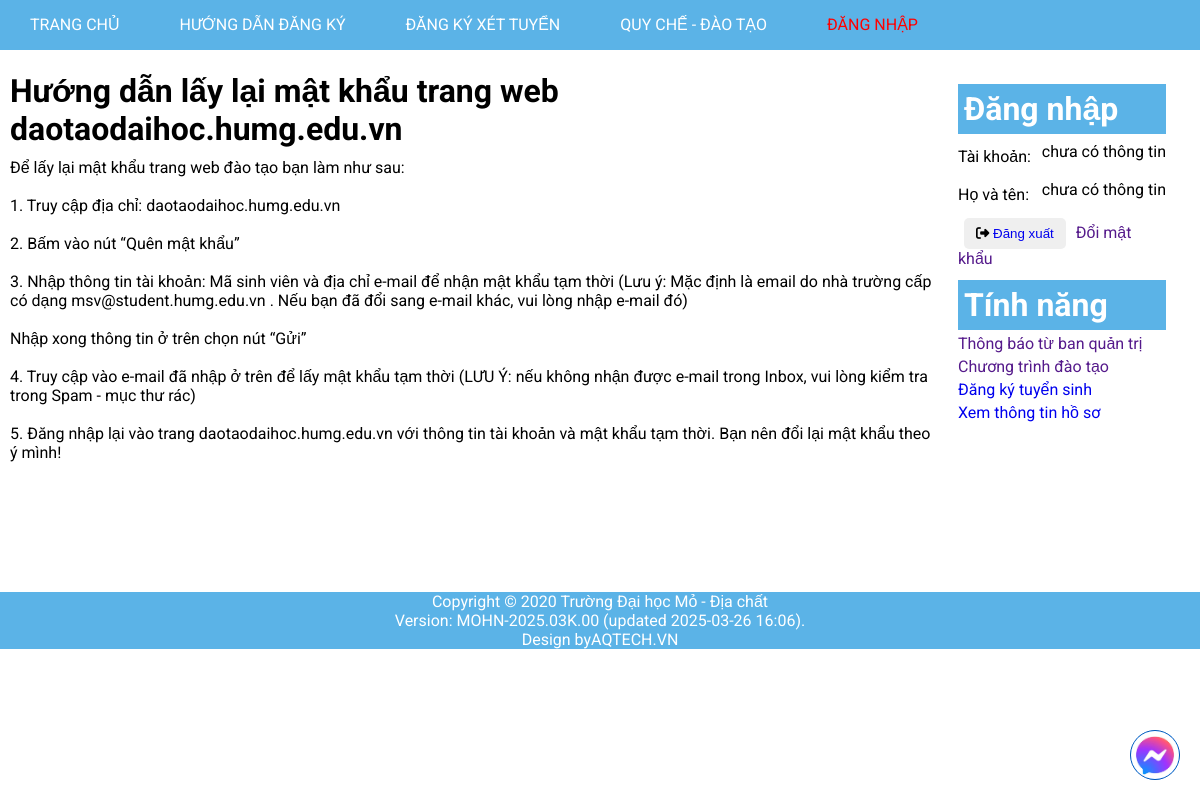
/tintuc.php?id=20, run on the app's committed database.
### tables this page shows
CREATE TABLE `tintuc` (
  `NewsID` int(10) NOT NULL,
  `Tieu_de` char(255) NOT NULL,
  `Noi_dung` text NOT NULL,
  `Date` datetime NOT NULL DEFAULT current_timestamp()
);

### tintuc.php (the view, shortened to what this page needs)
<!DOCTYPE html>
<html lang="en">
<head>
    <link rel="stylesheet" href="https://cdnjs.cloudflare.com/ajax/libs/font-awesome/6.7.2/css/all.min.css"
 />
    <link rel="stylesheet" href="./assets/css/base.css">
    <link rel="stylesheet" href="./assets/css/index.css">
    <link rel="stylesheet" href="./assets/css/id.css">
    <link rel="stylesheet" href="./assets/css/chatbox.css">
</head>
<body>
    <div class="container">
        <?php
        include("layout/navbar.php");
        ?>
        <div class="content">
            <div class="content-l">
                <div class="cont">
                    <?php
                    if (isset($_GET['id']) && !empty($_GET['id'])) {
                        $id = $_GET["id"];
                        $sql = "select * from tintuc where NewsID = $id ";
                        $result = mysqli_query($conn, $sql);
                        if (mysqli_num_rows($result) > 0) {
                            while ($row = mysqli_fetch_assoc($result)) {
                                echo '
                                    <h1>' . $row['Tieu_de'] . '</h1>
                                    <p>' . $row['Noi_dung'] . '</p>
                                ';
                            }
                        }
                    }
                    ?>
                </div>
            </div>
            <div class="content-r">
                <div class="login">
                    <h1 class="title">Đăng nhập</h1>
                    <form action="" method="get">
                        <?php
                        if (isset($_SESSION['loggedin']) && $_SESSION['loggedin'] == true) {
                            echo '<div class="account">
                                        <span> Tài khoản: </span>
                                        <label>' . $_SESSION['UserID'] . '</label>
                                    </div>
                                    <div class="account">
                                        <span>Họ và tên: </span>
                                        <label>' . $_SESSION['Name'] . '</label>
                                    </div>
                                ';
                        } else {
                            echo '<div class="account">
                                        <span> Tài khoản: </span>
                                        <label> chưa có thông tin</label>
                                    </div>
                                    <div class="account">
                                        <span>Họ và tên: </span>
                                        <label> chưa có thông tin</label>
                                    </div>
                            ';
                        }
                        ?>
                        <button class="btn">
                            <i class="fa-solid fa-right-from-bracket"></i>
                            <a href="<?= ROOT_URL ?>auth/logout.php">
                                Đăng xuất
                            </a>
                        </button>
                        <a href="">Đổi mật khẩu</a>
                    </form>
                </div>
                <div class="feature">
                    <h1 class="title">Tính năng</h1>
                    <ul class="tinhnang">
                        <li><a href="">Thông báo từ ban quản trị</a></li>
                        <li><a href="">Chương trình đào tạo</a></li>
                        <li><a href="<?= ROOT_URL ?>DKXT.php">Đăng ký tuyển sinh</a></li>
                        <li><a href="<?= ROOT_URL ?>information.php">Xem thông tin hồ sơ</a></li>
                    </ul>
                </div>
            </div>
        </div>
        <?php include("layout/footer.php"); ?>
</body>
</html>

### assets/css/base.css (style rules this page uses)
:root { --dark-color: #000; --text-color: #333; --white-color: #fff; --prime-color: rgba(51, 161, 225, 0.799); --g-color: #C5E6F8; --div-color: #afafaf; --red-color: red; --sign-up-color: #f5a534; --btn-add-color: #1ff817; --btn-set-color: #f9b914; --btn-del-color: #ff0000; }
* { margin: 0; padding: 0; box-sizing: border-box; }
html { font-size: 16px; font-family: "Roboto", sans-serif; }
body { width: 100vw; height: 100vh; }
li { list-style: none; }
a { text-decoration: none; }

### assets/css/index.css (style rules this page uses)
body { position: relative; }
.content { padding-bottom: 100px; margin-top: 12px; display: flex; }
.content-l { width: 79%; padding: 10px; }
.content-r { width: 19%; padding: 10px; }
.title { background-color: var(--prime-color); padding: 6px; color: var(--white-color); margin-top: 12px; }
.login { display: flex; flex-direction: column; }
.account { margin: 8px 0; display: flex; justify-content: center; text-align: left; }
.account span { flex: 1; line-height: 30px; }
.btn { margin: 0 6px; padding: 8px 12px; border: none; border-radius: 5px; }
.feature ul li { margin: 4px 0; }

### assets/css/id.css (style rules this page uses)
.cont h1 { font-weight: 700; margin-bottom: 10px; }

### data on the page
tintuc: Tieu_de "Hướng dẫn lấy lại mật khẩu trang web daotaodaihoc.humg.edu.vn", Noi_dung "Để lấy lại mật khẩu trang web đào tạo bạn làm như sau: 1. Truy cập địa chỉ: daotaodaihoc.humg.edu.vn 2. Bấm vào nút “Quên mật khẩu” 3. Nhập thông tin tài khoản: Mã sinh viên và địa chỉ e-mail để nhận mật khẩu tạm thời (Lưu ý: Mặc định là email do nhà trường cấp có dạng msv@student.humg.edu.vn . Nếu bạn đã đổi sang e-mail khác, vui lòng nhập e-mail đó) Nhập xong thông tin ở trên chọn nút “Gửi” 4. Truy cập vào e-mail đã nhập ở trên để lấy mật khẩu tạm thời (LƯU Ý: nếu không nhận được e-mail trong Inbox, vui lòng kiểm tra trong Spam - mục thư rác) 5. Đăng nhập lại vào trang daotaodaihoc.humg.edu.vn với thông tin tài khoản và mật khẩu tạm thời. Bạn nên đổi lại mật khẩu theo ý mình!"
